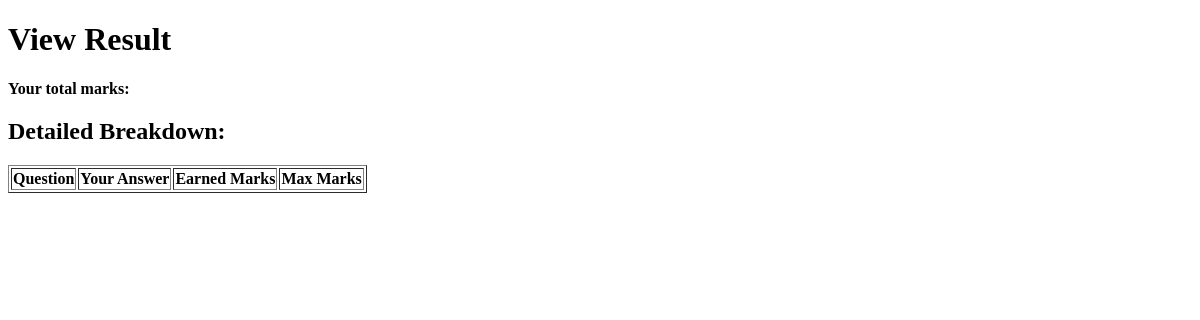
The app's page /view_result/6 (signed in), older data.
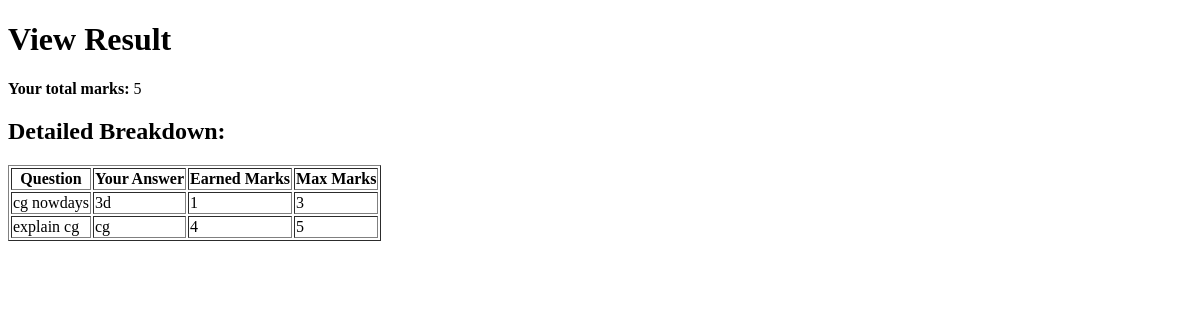
The same page, newer data.
### tables this page shows
CREATE TABLE Attended (
                            id INTEGER PRIMARY KEY AUTOINCREMENT,
                            student_id INTEGER,
                            exam_id INTEGER,
                            earned_total INTEGER);

CREATE TABLE Answer (
                            id INTEGER PRIMARY KEY AUTOINCREMENT,
                            question_id INTEGER,
                            student_id INTEGER,
                            answer_text TEXT,
                            earned_marks INTEGER);

CREATE TABLE Question (
                            id INTEGER PRIMARY KEY AUTOINCREMENT,
                            exam_id INTEGER,
                            question_text TEXT,
                            total_marks INTEGER);

### moved/app.py (the view)
@app.route('/view_result/<int:exam_id>')
def view_result(exam_id):
    if 'student_id' not in session:
        return redirect('/login_student')
    student_id = session['student_id']
    with sqlite3.connect('database.db') as conn:
        cursor = conn.cursor()
        cursor.execute("SELECT earned_total FROM Attended WHERE student_id = ? AND exam_id = ?", (student_id, exam_id))
        result = cursor.fetchone()
        cursor.execute("""
            SELECT Question.question_text, Answer.answer_text, Answer.earned_marks, Question.total_marks
            FROM Answer
            JOIN Question ON Answer.question_id = Question.id
            WHERE Answer.student_id = ? AND Question.exam_id = ?
        """, (student_id, exam_id))
        answers = cursor.fetchall()  # List of (question_text, answer_text, earned_marks, max_marks)
    return render_template('view_result.html', result=result, answers=answers)

### moved/templates/view_result.html (shortened to what this page needs)
<!DOCTYPE html>
<html>
<head>
</head>
<body>
    <h1>View Result</h1>
    <p><strong>Your total marks:</strong> {{ result[0] }}</p>
    <h2>Detailed Breakdown:</h2>
    <table border="1">
        <tr>
            <th>Question</th>
            <th>Your Answer</th>
            <th>Earned Marks</th>
            <th>Max Marks</th>
        </tr>
        {% for answer in answers %}
        <tr>
            <td>{{ answer[0] }}</td>
            <td>{{ answer[1] }}</td>
            <td>{{ answer[2] }}</td>
            <td>{{ answer[3] }}</td>
        </tr>
        {% endfor %}
    </table>
</body>
</html>

Row changes from the older to the newer data that the page shows:
added Attended: earned_total "5"
added Answer: question_text "cg nowdays", answer_text "3d", earned_marks "1", total_marks "3"
added Answer: question_text "explain cg", answer_text "cg", earned_marks "4", total_marks "5"
